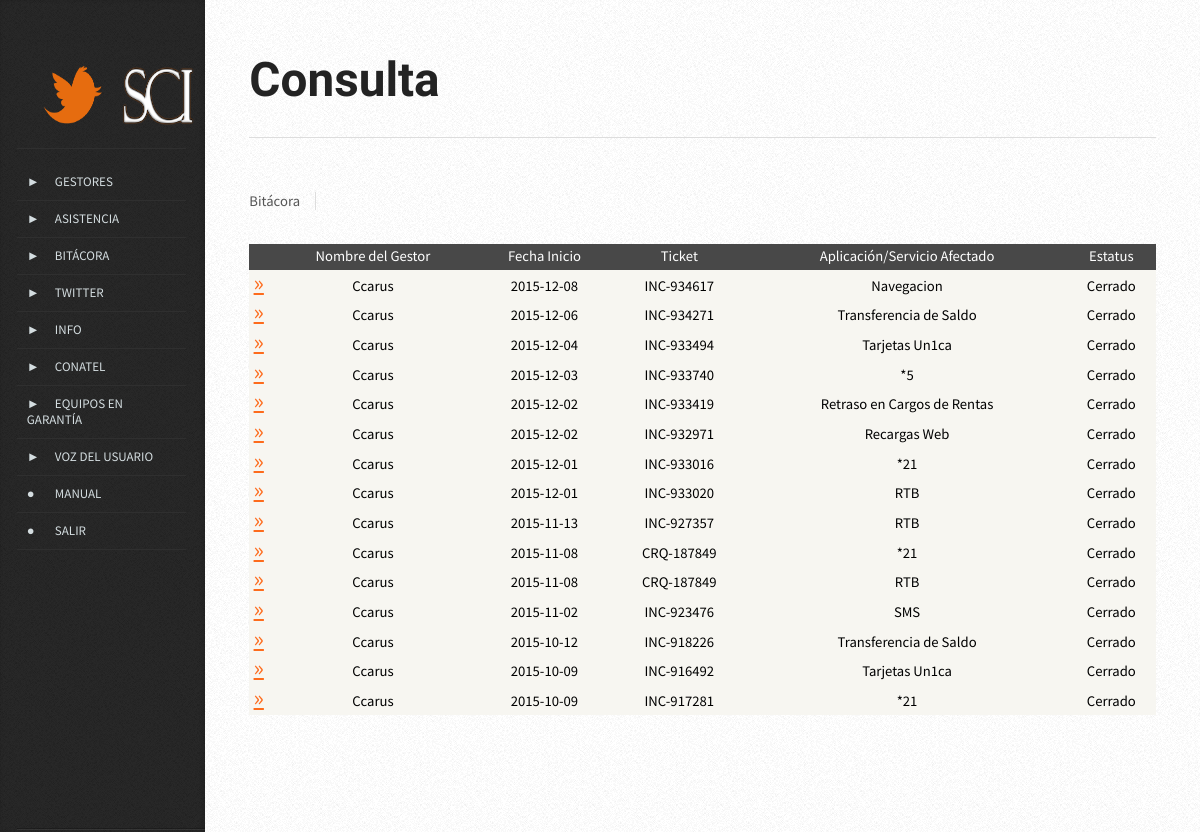
Page /vista/consulta_bitacora.php (signed in) on the committed database.
### tables this page shows
CREATE TABLE `bitacora` (
  `bit_id` smallint(5) unsigned NOT NULL AUTO_INCREMENT,
  `bit_gestor` varchar(30) DEFAULT NULL,
  `bit_tick` varchar(30) DEFAULT NULL,
  `bit_orig` varchar(100) DEFAULT NULL,
  `bit_fechaini` date DEFAULT NULL,
  `bit_horini` time DEFAULT NULL,
  `bit_fechafin` date DEFAULT NULL,
  `bit_horfin` time DEFAULT NULL,
  `bit_alca` text NOT NULL,
  `bit_afect` varchar(100) DEFAULT NULL,
  `bit_estatus` varchar(30) DEFAULT NULL,
  `bit_obsersop` text,
  `bit_obserges` text,
  PRIMARY KEY (`bit_id`)
);

### modelo/mod_bitacora.php (called while the page is built, shortened)
<?php
class bitacora{
		public function mostrar($mysqlconn){
		$query= "SELECT bit_id, bit_gestor, bit_orig, bit_afect, bit_estatus, bit_fechaini, bit_tick FROM bitacora ORDER BY bit_id DESC LIMIT 15";
		$consulta= mysqli_query($mysqlconn, $query) or die ("Consulta Errónea: ".mysqli_error($mysqlconn));
		if($consulta){
			return ($consulta);
			}
		}
}
?>

### controlador/listar_bitacora.php (the view, shortened to what this page needs)
<?php
                               $conexion = new Connex();
                               $mysqlconn= $conexion->conectar();
require("../modelo/mod_bitacora.php");
 $consulta= new bitacora();
 $listar=$consulta-> mostrar ($mysqlconn);
    if(mysqli_num_rows($listar)>0){
?>
<table id=tablaregistro width=" " border="2" bgcolor="#dcdcdc" align="center" id="listado" >
<thead >
  <tr bgcolor="#000000" >
  <th align="center" bgcolor="#484848"><div align="center" class="style1"></div></th>
  <th align="center" bgcolor="#484848"><div align="center" class="style1">Nombre del Gestor</div></th>
  <th align="center" bgcolor="#484848"><div align="center" class="style1">Fecha Inicio</div></th>
  <th align="center" bgcolor="#484848"><div align="center" class="style1">Ticket</div></th>
  <th align="center" bgcolor="#484848"><div align="center" class="style1">Aplicación/Servicio Afectado</div></th>
  <th align="center" bgcolor="#484848"><div align="center" class="style1">Estatus</div></th>
  </tr>
 </thead>
 <?php
 for($i=0; $i<mysqli_num_rows($listar); $i++){
 $row= mysqli_fetch_array($listar, MYSQLI_ASSOC);
 $bit_id=$row["bit_id"];
 $bit_gestor=$row["bit_gestor"];
 $bit_fechaini=$row["bit_fechaini"];
 $bit_tick=$row["bit_tick"];
 $bit_afect=$row["bit_afect"];
 $bit_estatus=$row["bit_estatus"];
 ?>
 <tr>
 <td align="center" bgcolor="#f7f6f1"><span class="style2"><a id="enlace" href="detalle_falla.php?caso=<?php echo $bit_id;?>"> &#187 </a>
 <td align="center" bgcolor="#f7f6f1"><span class="style4"><?php echo $bit_gestor;?></span>
 <td align="center" bgcolor="#f7f6f1"><span class="style4"><?php echo $bit_fechaini;?></span>
 <td align="center" bgcolor="#f7f6f1"><span class="style4"><?php echo $bit_tick;?></a></span>
 <td align="center" bgcolor="#f7f6f1"><span class="style4"><?php echo $bit_afect;?></span>
 <td align="center" bgcolor="#f7f6f1"><span class="style4"><?php echo $bit_estatus;?></span>
     <?php }?>
 </span>
 </table>
 <?php }?>

### vista/css/style.css (style rules this page uses)
body { background-color: #e8e8e8; background-image: url('images/bg02.png'); }
body,input,textarea,select { font-family: 'Source Sans Pro', sans-serif; font-weight: 400; color: #565656; }
a { color: #666; }
p, ul, ol, dl, table { margin-bottom: 1em; }
table { width: 100%; height: 2%; }
section > :last-child, article > :last-child { margin-bottom: 0; }

### vista/css/style-desktop.css (style rules this page uses)
body { height: 100%; }
body,input,textarea,select { line-height: 1.75em; }

### vista/css/style-narrow.css (style rules this page uses)
body { min-width: 1000px; }
body,input,textarea,select { font-size: 11pt; }

### controlador/listar_bitacora.php (style rules this page uses)
.style4 { color: #000000 }
#enlace { color: #fd6b1c; font-size: 24px; }

### rows in the picture
bitacora: bit_gestor "Ccarus", bit_fechaini "2015-12-08", bit_tick "INC-934617", bit_afect "Navegacion", bit_estatus "Cerrado"
bitacora: bit_gestor "Ccarus", bit_fechaini "2015-12-06", bit_tick "INC-934271", bit_afect "Transferencia de Saldo", bit_estatus "Cerrado"
bitacora: bit_gestor "Ccarus", bit_fechaini "2015-12-04", bit_tick "INC-933494", bit_afect "Tarjetas Un1ca", bit_estatus "Cerrado"
bitacora: bit_gestor "Ccarus", bit_fechaini "2015-12-03", bit_tick "INC-933740", bit_afect "*5", bit_estatus "Cerrado"
bitacora: bit_gestor "Ccarus", bit_fechaini "2015-12-02", bit_tick "INC-933419", bit_afect "Retraso en Cargos de Rentas", bit_estatus "Cerrado"
bitacora: bit_gestor "Ccarus", bit_fechaini "2015-12-02", bit_tick "INC-932971", bit_afect "Recargas Web", bit_estatus "Cerrado"
bitacora: bit_gestor "Ccarus", bit_fechaini "2015-12-01", bit_tick "INC-933016", bit_afect "*21", bit_estatus "Cerrado"
bitacora: bit_gestor "Ccarus", bit_fechaini "2015-12-01", bit_tick "INC-933020", bit_afect "RTB", bit_estatus "Cerrado"
bitacora: bit_gestor "Ccarus", bit_fechaini "2015-11-13", bit_tick "INC-927357", bit_afect "RTB", bit_estatus "Cerrado"
bitacora: bit_gestor "Ccarus", bit_fechaini "2015-11-08", bit_tick "CRQ-187849", bit_afect "*21", bit_estatus "Cerrado"
bitacora: bit_gestor "Ccarus", bit_fechaini "2015-11-08", bit_tick "CRQ-187849", bit_afect "RTB", bit_estatus "Cerrado"
bitacora: bit_gestor "Ccarus", bit_fechaini "2015-11-02", bit_tick "INC-923476", bit_afect "SMS", bit_estatus "Cerrado"
bitacora: bit_gestor "Ccarus", bit_fechaini "2015-10-12", bit_tick "INC-918226", bit_afect "Transferencia de Saldo", bit_estatus "Cerrado"
bitacora: bit_gestor "Ccarus", bit_fechaini "2015-10-09", bit_tick "INC-916492", bit_afect "Tarjetas Un1ca", bit_estatus "Cerrado"
bitacora: bit_gestor "Ccarus", bit_fechaini "2015-10-09", bit_tick "INC-917281", bit_afect "*21", bit_estatus "Cerrado"
